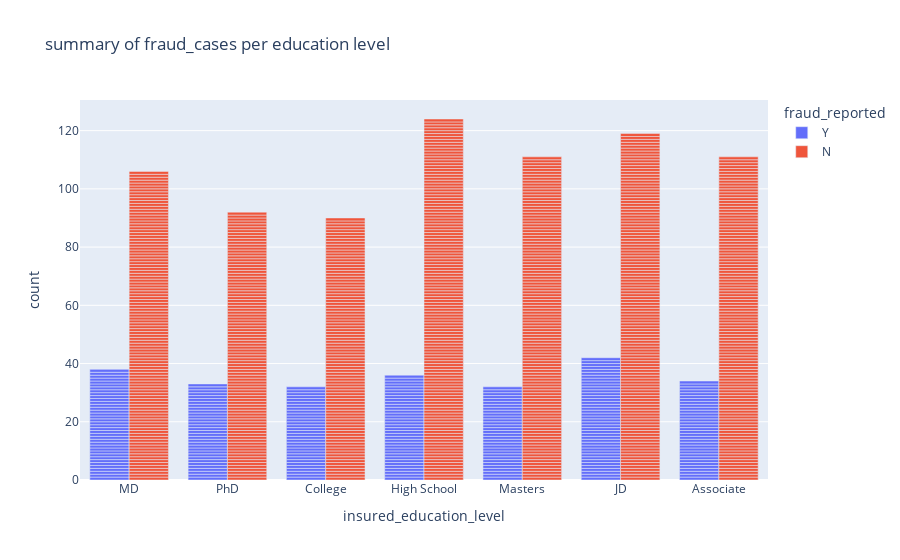

Write notebook code for a chart like this one.
### Code cell
#summary of fraud_cases per education level
px.bar(df, x='insured_education_level',color='fraud_reported',
             barmode='group', title='summary of fraud_cases per education level')

### Figure 1 — Plotly figure (JSON) as saved in the notebook; plotly's stock layout.template omitted (floating-point values rounded to 4 significant figures; data arrays with more than 128 entries replaced by an {"elided": "..."} marker saying what was removed)
{"data": [{"alignmentgroup": "True", "hovertemplate": "fraud_reported=Y<br>insured_education_level=%{x}<br>count=%{y}<extra></extra>", "legendgroup": "Y", "marker": {"color": "#636efa", "pattern": {"shape": ""}}, "name": "Y", "offsetgroup": "Y", "orientation": "v", "showlegend": true, "textposition": "auto", "type": "bar", "x": {"elided": "247 str values"}, "xaxis": "x", "y": {"elided": "247 int values"}, "yaxis": "y"}, {"alignmentgroup": "True", "hovertemplate": "fraud_reported=N<br>insured_education_level=%{x}<br>count=%{y}<extra></extra>", "legendgroup": "N", "marker": {"color": "#EF553B", "pattern": {"shape": ""}}, "name": "N", "offsetgroup": "N", "orientation": "v", "showlegend": true, "textposition": "auto", "type": "bar", "x": {"elided": "753 str values"}, "xaxis": "x", "y": {"elided": "753 int values"}, "yaxis": "y"}], "layout": {"autosize": true, "barmode": "group", "legend": {"title": {"text": "fraud_reported"}, "tracegroupgap": 0}, "title": {"text": "summary of fraud_cases per education level"}, "xaxis": {"anchor": "y", "autorange": true, "domain": [0, 1], "range": [-0.5, 6.5], "title": {"text": "insured_education_level"}, "type": "category"}, "yaxis": {"anchor": "x", "autorange": true, "domain": [0, 1], "range": [0, 130.5], "title": {"text": "count"}, "type": "linear"}}}
